Frame 1 (no input): blank canvas, image omitted
Frame 60 (no input): blank canvas, image omitted
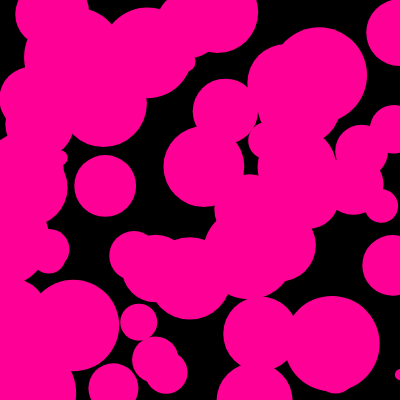
Frame 120 (the mouse pressed at the canvas centre since frame 60)

The p5.js sketch whose frames 1 and 60 were blank and that drew this single picture after the mouse press (run headless with seeded random() and noise() and a simulated clock; from frame 60 on, the mouse is pressed at the canvas centre):

// p5.js sketch
// ── sketch.js
function setup() {
    createCanvas(400, 400);
    noStroke();
    fill(255, 0, 150);
    background(0);
}

function draw() {
    if (mouseIsPressed) {
        circle(random(width + 1), random(height + 1), random(10, 101));
    }
    if (keyIsPressed) {
        background(0);
    }
}
// ── exercise1-1.html
<!DOCTYPE html>
<html lang="en">
  <head>
    <meta charset="utf-8" />
    <meta name="viewport" content="width=device-width, initial-scale=1.0">

    <title>PDM1 - W2P2 - Exercise 1.1</title>

    <link href="https://cdn.jsdelivr.net/npm/bootstrap@5.3.1/dist/css/bootstrap.min.css" rel="stylesheet" integrity="sha384-4bw+/aepP/YC94hEpVNVgiZdgIC5+VKNBQNGCHeKRQN+PtmoHDEXuppvnDJzQIu9" crossorigin="anonymous">
    <link rel="stylesheet" type="text/css" href="./lib/main-styles.css">
    <script src="https://cdn.jsdelivr.net/npm/bootstrap@5.3.1/dist/js/bootstrap.bundle.min.js" integrity="sha384-HwwvtgBNo3bZJJLYd8oVXjrBZt8cqVSpeBNS5n7C8IVInixGAoxmnlMuBnhbgrkm" crossorigin="anonymous"></script>
    <script src="./lib/p5.js"></script>
  </head>

  <body>
    <h1>Exercise 1.1 - Solution</h1>
    <script src="sketch.js"></script>
  </body>
</html>
